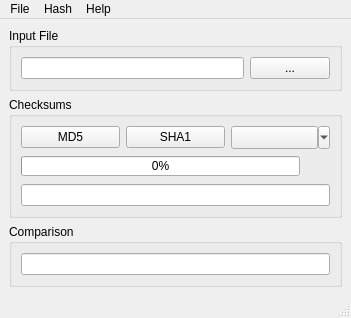
<?xml version="1.0" encoding="UTF-8"?>
<ui version="4.0">
 <class>MainWindowClass</class>
 <widget class="QMainWindow" name="MainWindowClass">
  <property name="geometry">
   <rect>
    <x>0</x>
    <y>0</y>
    <width>351</width>
    <height>302</height>
   </rect>
  </property>
  <property name="windowTitle">
   <string>insaneSums</string>
  </property>
  <property name="windowIcon">
   <iconset>
    <normaloff>:/insaneSums/Resources/logo.png</normaloff>:/insaneSums/Resources/logo.png</iconset>
  </property>
  <widget class="QWidget" name="centralwidget">
   <layout class="QVBoxLayout" name="verticalLayout_4">
    <item>
     <layout class="QVBoxLayout" name="verticalLayout">
      <item>
       <widget class="QGroupBox" name="groupBox">
        <property name="title">
         <string>Input File</string>
        </property>
        <layout class="QHBoxLayout" name="horizontalLayout_6">
         <item>
          <widget class="QLineEdit" name="fileEdit"/>
         </item>
         <item>
          <widget class="QPushButton" name="fileButton">
           <property name="minimumSize">
            <size>
             <width>75</width>
             <height>0</height>
            </size>
           </property>
           <property name="text">
            <string>...</string>
           </property>
          </widget>
         </item>
        </layout>
       </widget>
      </item>
      <item>
       <widget class="QGroupBox" name="groupBox_2">
        <property name="title">
         <string>Checksums</string>
        </property>
        <layout class="QVBoxLayout" name="verticalLayout_3">
         <item>
          <layout class="QHBoxLayout" name="horizontalLayout_2">
           <property name="leftMargin">
            <number>0</number>
           </property>
           <property name="topMargin">
            <number>0</number>
           </property>
           <property name="rightMargin">
            <number>0</number>
           </property>
           <property name="bottomMargin">
            <number>0</number>
           </property>
           <item>
            <widget class="QPushButton" name="md5Button">
             <property name="text">
              <string>MD5</string>
             </property>
            </widget>
           </item>
           <item>
            <widget class="QPushButton" name="sha1Button">
             <property name="text">
              <string>SHA1</string>
             </property>
            </widget>
           </item>
           <item>
            <widget class="QToolButton" name="hashButton">
             <property name="sizePolicy">
              <sizepolicy hsizetype="Minimum" vsizetype="Minimum">
               <horstretch>0</horstretch>
               <verstretch>0</verstretch>
              </sizepolicy>
             </property>
             <property name="text">
              <string/>
             </property>
             <property name="popupMode">
              <enum>QToolButton::MenuButtonPopup</enum>
             </property>
             <property name="toolButtonStyle">
              <enum>Qt::ToolButtonFollowStyle</enum>
             </property>
             <property name="autoRaise">
              <bool>false</bool>
             </property>
            </widget>
           </item>
          </layout>
         </item>
         <item>
          <layout class="QHBoxLayout" name="horizontalLayout_3">
           <item>
            <widget class="QProgressBar" name="progressBar">
             <property name="sizePolicy">
              <sizepolicy hsizetype="Expanding" vsizetype="Fixed">
               <horstretch>0</horstretch>
               <verstretch>0</verstretch>
              </sizepolicy>
             </property>
             <property name="minimumSize">
              <size>
               <width>0</width>
               <height>20</height>
              </size>
             </property>
             <property name="maximumSize">
              <size>
               <width>16777215</width>
               <height>20</height>
              </size>
             </property>
             <property name="layoutDirection">
              <enum>Qt::LeftToRight</enum>
             </property>
             <property name="maximum">
              <number>1000</number>
             </property>
             <property name="value">
              <number>0</number>
             </property>
             <property name="alignment">
              <set>Qt::AlignCenter</set>
             </property>
             <property name="textVisible">
              <bool>true</bool>
             </property>
             <property name="orientation">
              <enum>Qt::Horizontal</enum>
             </property>
             <property name="invertedAppearance">
              <bool>false</bool>
             </property>
             <property name="format">
              <string>%p%</string>
             </property>
            </widget>
           </item>
           <item>
            <widget class="QToolButton" name="cancelButton">
             <property name="enabled">
              <bool>false</bool>
             </property>
             <property name="sizePolicy">
              <sizepolicy hsizetype="Minimum" vsizetype="Minimum">
               <horstretch>0</horstretch>
               <verstretch>0</verstretch>
              </sizepolicy>
             </property>
             <property name="text">
              <string/>
             </property>
             <property name="icon">
              <iconset resource="../res.qrc">
               <normaloff>:/images/button_cancel.png</normaloff>:/images/button_cancel.png</iconset>
             </property>
             <property name="autoRaise">
              <bool>true</bool>
             </property>
            </widget>
           </item>
          </layout>
         </item>
         <item>
          <widget class="QLineEdit" name="hashEdit">
           <property name="readOnly">
            <bool>true</bool>
           </property>
          </widget>
         </item>
        </layout>
       </widget>
      </item>
      <item>
       <widget class="QGroupBox" name="groupBox_3">
        <property name="title">
         <string>Comparison</string>
        </property>
        <layout class="QVBoxLayout" name="verticalLayout_2">
         <item>
          <widget class="QLineEdit" name="compEdit"/>
         </item>
        </layout>
       </widget>
      </item>
      <item>
       <spacer name="verticalSpacer">
        <property name="orientation">
         <enum>Qt::Vertical</enum>
        </property>
        <property name="sizeHint" stdset="0">
         <size>
          <width>20</width>
          <height>40</height>
         </size>
        </property>
       </spacer>
      </item>
     </layout>
    </item>
   </layout>
  </widget>
  <widget class="QMenuBar" name="menubar">
   <property name="geometry">
    <rect>
     <x>0</x>
     <y>0</y>
     <width>351</width>
     <height>21</height>
    </rect>
   </property>
   <widget class="QMenu" name="menuFile">
    <property name="title">
     <string>File</string>
    </property>
    <addaction name="actionOpen"/>
    <addaction name="separator"/>
    <addaction name="actionExit"/>
   </widget>
   <widget class="QMenu" name="menuHash">
    <property name="title">
     <string>Hash</string>
    </property>
    <addaction name="actionCalculate_MD5"/>
    <addaction name="actionCalculate_SHA1"/>
   </widget>
   <widget class="QMenu" name="menuHelp">
    <property name="title">
     <string>Help</string>
    </property>
    <addaction name="actionAbout"/>
   </widget>
   <addaction name="menuFile"/>
   <addaction name="menuHash"/>
   <addaction name="menuHelp"/>
  </widget>
  <widget class="QStatusBar" name="statusBar"/>
  <action name="actionAbout">
   <property name="text">
    <string>About</string>
   </property>
  </action>
  <action name="actionOpen">
   <property name="text">
    <string>Open</string>
   </property>
  </action>
  <action name="actionExit">
   <property name="text">
    <string>Exit</string>
   </property>
  </action>
  <action name="actionCalculate_MD5">
   <property name="text">
    <string>Calculate MD5</string>
   </property>
  </action>
  <action name="actionCalculate_SHA1">
   <property name="text">
    <string>Calculate SHA1</string>
   </property>
  </action>
 </widget>
 <resources>
  <include location="../res.qrc"/>
 </resources>
 <connections>
  <connection>
   <sender>actionExit</sender>
   <signal>triggered()</signal>
   <receiver>MainWindowClass</receiver>
   <slot>close()</slot>
   <hints>
    <hint type="sourcelabel">
     <x>-1</x>
     <y>-1</y>
    </hint>
    <hint type="destinationlabel">
     <x>175</x>
     <y>150</y>
    </hint>
   </hints>
  </connection>
  <connection>
   <sender>actionOpen</sender>
   <signal>triggered()</signal>
   <receiver>fileButton</receiver>
   <slot>click()</slot>
   <hints>
    <hint type="sourcelabel">
     <x>-1</x>
     <y>-1</y>
    </hint>
    <hint type="destinationlabel">
     <x>293</x>
     <y>65</y>
    </hint>
   </hints>
  </connection>
  <connection>
   <sender>actionCalculate_MD5</sender>
   <signal>triggered()</signal>
   <receiver>md5Button</receiver>
   <slot>click()</slot>
   <hints>
    <hint type="sourcelabel">
     <x>-1</x>
     <y>-1</y>
    </hint>
    <hint type="destinationlabel">
     <x>70</x>
     <y>128</y>
    </hint>
   </hints>
  </connection>
  <connection>
   <sender>actionCalculate_SHA1</sender>
   <signal>triggered()</signal>
   <receiver>sha1Button</receiver>
   <slot>click()</slot>
   <hints>
    <hint type="sourcelabel">
     <x>-1</x>
     <y>-1</y>
    </hint>
    <hint type="destinationlabel">
     <x>175</x>
     <y>128</y>
    </hint>
   </hints>
  </connection>
 </connections>
</ui>
